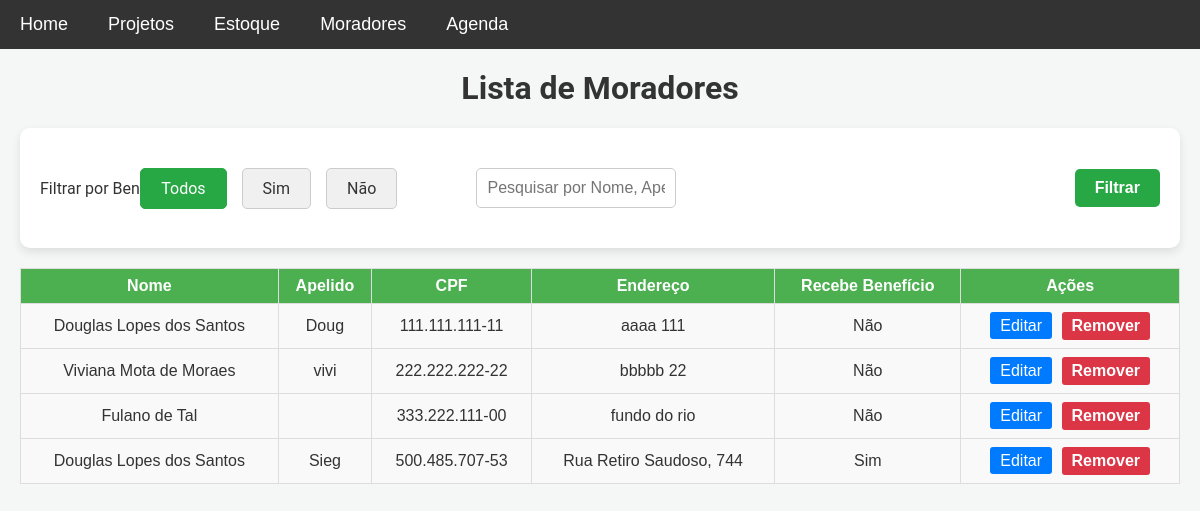
The page /listar_moradores on the database its author committed.
### models.py (models this page shows)
class Morador(db.Model):
    id = db.Column(db.Integer, primary_key=True)
    nome = db.Column(db.String(100), nullable=False)
    cpf = db.Column(db.String(14), nullable=False, unique=True)  # CPF com formato XXX.XXX.XXX-XX
    apelido = db.Column(db.String(50), nullable=True)
    endereco = db.Column(db.String(200), nullable=False)
    beneficio = db.Column(db.Boolean, default=False)  # True para 'Sim', False para 'Não'

### app.py (the view)
@app.route('/listar_moradores', methods=['GET'])
def listar_moradores():
    beneficio_filtro = request.args.get('beneficio')
    busca = request.args.get('busca', '').strip()
    query = Morador.query
    if beneficio_filtro == 'sim':
        query = query.filter_by(beneficio=True)
    elif beneficio_filtro == 'nao':
        query = query.filter_by(beneficio=False)
    if busca:
        query = query.filter(
            Morador.nome.ilike(f'%{busca}%') |
            Morador.apelido.ilike(f'%{busca}%') |
            Morador.cpf.ilike(f'%{busca}%')
        )
    moradores = query.all()
    return render_template('listar_moradores.html', moradores=moradores)

### templates/listar_moradores.html (shortened to what this page needs)
{% extends 'base.html' %}
{% block content %}
<h1>Lista de Moradores</h1>
<form method="GET" id="formmoradores">
    <label>Filtrar por Benefício:</label>
    <div class="filter-buttons">
        <label for="todos" class="btn-filter">Todos</label>
        <label for="sim" class="btn-filter">Sim</label>
        <label for="nao" class="btn-filter">Não</label>
    </div>
    <div class="search-bar_moradores" id="nome_moradores">
        <input type="text" name="busca" placeholder="Pesquisar por Nome, Apelido ou CPF"
            value="{{ request.args.get('busca', '') }}">
    </div>
    <button type="submit" class="filter-button">Filtrar</button>
</form>
<table class="moradores-table">
    <thead>
        <tr>
            <th>Nome</th>
            <th>Apelido</th>
            <th>CPF</th>
            <th>Endereço</th>
            <th>Recebe Benefício</th>
            <th>Ações</th>
        </tr>
    </thead>
    <tbody>
        {% for morador in moradores %}
        <tr>
            <td>{{ morador.nome }}</td>
            <td>{{ morador.apelido or '' }}</td>
            <td>{{ morador.cpf }}</td>
            <td>{{ morador.endereco }}</td>
            <td>{{ 'Sim' if morador.beneficio else 'Não' }}</td>
            <td>
                <a href="{{ url_for('editar_morador', morador_id=morador.id) }}" class="btn-editar">Editar</a>
                <button class="btn-remover" data-morador-nome="{{ morador.nome }}"
                    data-morador-apelido="{{ morador.apelido }}"
                    data-url="{{ url_for('remover_morador', morador_id=morador.id) }}">Remover</button>
            </td>
        </tr>
        {% endfor %}
    </tbody>
</table>
{% endblock %}

### static/css/style.css (style rules this page uses)
body { font-family: 'Roboto', sans-serif; background-color: #f4f7f6; margin: 0; padding: 0; color: #333; }
h1, h3 { text-align: center; margin-top: 0; }
a { text-decoration: none; color: white; transition: background-color 0.3s ease; }
form { background-color: white; padding: 20px; border-radius: 10px; box-shadow: 0 4px 10px rgba(0, 0, 0, 0.1); margin-bottom: 20px; }
input[type="text"], input[type="date"], textarea, select { width: 100%; padding: 10px; margin: 10px 0; border: 1px solid #ccc; border-radius: 5px; font-size: 16px; box-sizing: border-box; }
form input[type="text"], form input[type="date"] { max-width: 200px; display: inline-block; margin-right: 10px; }
button, .btn { display: inline-block; padding: 10px 20px; background-color: #28a745; color: white; border: none; border-radius: 5px; font-size: 16px; font-weight: bold; cursor: pointer; transition: background-color 0.3s ease, color 0.3s ease; }
.btn-editar { padding: 5px 10px; background-color: #007bff; border-radius: 3px; text-decoration: none; margin-right: 5px; }
.btn-remover { padding: 5px 10px; background-color: #dc3545; border-radius: 3px; }
.btn-filter { padding: 10px 20px; background-color: #f0f0f0; color: #333; border: 1px solid #ccc; border-radius: 5px; margin: 0 5px; text-align: center; }
input[type="radio"]:checked+.btn-filter { background-color: #28a745; color: white; border-color: #28a745; }
.estoque-table, .moradores-table { width: 100%; border-collapse: collapse; margin-top: 20px; font-family: Arial, sans-serif; }
.estoque-table th, .estoque-table td, .moradores-table th, .moradores-table td { border: 1px solid #ddd; padding: 8px; text-align: center; }
.estoque-table th, .moradores-table th { background-color: #4CAF50; color: white; font-weight: bold; }
.moradores-table td { background-color: #f9f9f9; }
.moradores-table tr:nth-child(even) { background-color: #f2f2f2; }
#formmoradores { display: flex; align-items: center; justify-content: space-between; flex-wrap: wrap; }
.search-bar_moradores { padding: 10px; width: 300px; margin-left: -20%; }
.filter-buttons { display: flex; gap: 5px; align-items: center; margin-left: -30%; }
.filter-button { padding: 10px 20px; background-color: #4CAF50; color: white; border: none; border-radius: 5px; font-size: 16px; cursor: pointer; }
.filter-button { padding: 10px 20px; font-size: 16px; border: none; border-radius: 5px; cursor: pointer; background-color: #28a745; color: white; }

### rows shown on the page
Morador: nome "Douglas Lopes dos Santos", apelido "Doug", cpf "111.111.111-11", endereco "aaaa 111", beneficio "Não"
Morador: nome "Viviana Mota de Moraes", apelido "vivi", cpf "222.222.222-22", endereco "bbbbb 22", beneficio "Não"
Morador: nome "Fulano de Tal", cpf "333.222.111-00", endereco "fundo do rio", beneficio "Não"
Morador: nome "Douglas Lopes dos Santos", apelido "Sieg", cpf "500.485.707-53", endereco "Rua Retiro Saudoso, 744", beneficio "Sim"
